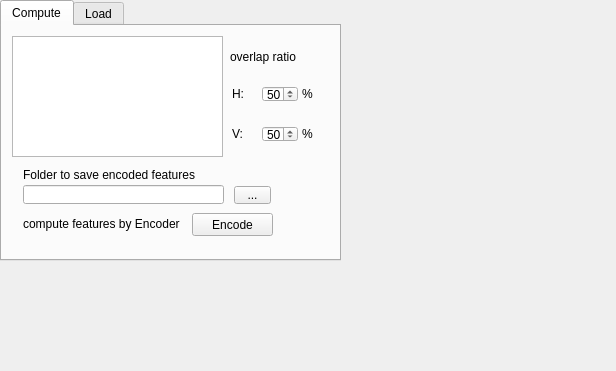
<?xml version="1.0" encoding="UTF-8"?>
<ui version="4.0">
 <class>DockWidget</class>
 <widget class="QDockWidget" name="DockWidget">
  <property name="geometry">
   <rect>
    <x>0</x>
    <y>0</y>
    <width>616</width>
    <height>371</height>
   </rect>
  </property>
  <property name="windowTitle">
   <string>Features of Encoder</string>
  </property>
  <widget class="QWidget" name="dockWidgetContents">
   <widget class="QTabWidget" name="tabWidget">
    <property name="geometry">
     <rect>
      <x>0</x>
      <y>0</y>
      <width>341</width>
      <height>261</height>
     </rect>
    </property>
    <property name="currentIndex">
     <number>0</number>
    </property>
    <widget class="QWidget" name="tab">
     <attribute name="title">
      <string>Compute</string>
     </attribute>
     <widget class="QSpinBox" name="spinBox_2">
      <property name="geometry">
       <rect>
        <x>260</x>
        <y>100</y>
        <width>36</width>
        <height>16</height>
       </rect>
      </property>
      <property name="value">
       <number>50</number>
      </property>
     </widget>
     <widget class="QLabel" name="label_5">
      <property name="geometry">
       <rect>
        <x>230</x>
        <y>100</y>
        <width>16</width>
        <height>16</height>
       </rect>
      </property>
      <property name="text">
       <string>V:</string>
      </property>
     </widget>
     <widget class="QLabel" name="label_6">
      <property name="geometry">
       <rect>
        <x>21</x>
        <y>190</y>
        <width>162</width>
        <height>16</height>
       </rect>
      </property>
      <property name="text">
       <string>compute features by Encoder</string>
      </property>
     </widget>
     <widget class="QLabel" name="label_4">
      <property name="geometry">
       <rect>
        <x>230</x>
        <y>60</y>
        <width>16</width>
        <height>16</height>
       </rect>
      </property>
      <property name="text">
       <string>H:</string>
      </property>
     </widget>
     <widget class="QLabel" name="label">
      <property name="geometry">
       <rect>
        <x>21</x>
        <y>141</y>
        <width>191</width>
        <height>16</height>
       </rect>
      </property>
      <property name="text">
       <string>Folder to save encoded features</string>
      </property>
     </widget>
     <widget class="QToolButton" name="toolButton">
      <property name="geometry">
       <rect>
        <x>232</x>
        <y>160</y>
        <width>37</width>
        <height>18</height>
       </rect>
      </property>
      <property name="text">
       <string>...</string>
      </property>
     </widget>
     <widget class="QPushButton" name="pushButton_3">
      <property name="geometry">
       <rect>
        <x>190</x>
        <y>187</y>
        <width>81</width>
        <height>23</height>
       </rect>
      </property>
      <property name="text">
       <string>Encode</string>
      </property>
     </widget>
     <widget class="QScrollArea" name="scrollArea">
      <property name="geometry">
       <rect>
        <x>10</x>
        <y>10</y>
        <width>211</width>
        <height>121</height>
       </rect>
      </property>
      <property name="widgetResizable">
       <bool>true</bool>
      </property>
      <widget class="QWidget" name="scrollAreaWidgetContents">
       <property name="geometry">
        <rect>
         <x>0</x>
         <y>0</y>
         <width>209</width>
         <height>119</height>
        </rect>
       </property>
       <widget class="QScrollBar" name="verticalScrollBar">
        <property name="geometry">
         <rect>
          <x>200</x>
          <y>0</y>
          <width>16</width>
          <height>160</height>
         </rect>
        </property>
        <property name="orientation">
         <enum>Qt::Vertical</enum>
        </property>
       </widget>
       <widget class="QScrollBar" name="horizontalScrollBar">
        <property name="geometry">
         <rect>
          <x>0</x>
          <y>110</y>
          <width>201</width>
          <height>20</height>
         </rect>
        </property>
        <property name="orientation">
         <enum>Qt::Horizontal</enum>
        </property>
       </widget>
       <widget class="QListWidget" name="listWidget">
        <property name="geometry">
         <rect>
          <x>-20</x>
          <y>-10</y>
          <width>256</width>
          <height>192</height>
         </rect>
        </property>
       </widget>
      </widget>
     </widget>
     <widget class="QLineEdit" name="lineEdit">
      <property name="geometry">
       <rect>
        <x>21</x>
        <y>159</y>
        <width>201</width>
        <height>19</height>
       </rect>
      </property>
     </widget>
     <widget class="QLabel" name="label_3">
      <property name="geometry">
       <rect>
        <x>228</x>
        <y>10</y>
        <width>91</width>
        <height>41</height>
       </rect>
      </property>
      <property name="text">
       <string>overlap ratio</string>
      </property>
     </widget>
     <widget class="QSpinBox" name="spinBox">
      <property name="geometry">
       <rect>
        <x>260</x>
        <y>60</y>
        <width>36</width>
        <height>16</height>
       </rect>
      </property>
      <property name="value">
       <number>50</number>
      </property>
     </widget>
     <widget class="QLabel" name="label_8">
      <property name="geometry">
       <rect>
        <x>300</x>
        <y>60</y>
        <width>16</width>
        <height>16</height>
       </rect>
      </property>
      <property name="text">
       <string>%</string>
      </property>
     </widget>
     <widget class="QLabel" name="label_9">
      <property name="geometry">
       <rect>
        <x>300</x>
        <y>100</y>
        <width>16</width>
        <height>16</height>
       </rect>
      </property>
      <property name="text">
       <string>%</string>
      </property>
     </widget>
    </widget>
    <widget class="QWidget" name="tab_2">
     <attribute name="title">
      <string>Load</string>
     </attribute>
     <widget class="QLabel" name="label_2">
      <property name="geometry">
       <rect>
        <x>10</x>
        <y>10</y>
        <width>201</width>
        <height>16</height>
       </rect>
      </property>
      <property name="text">
       <string>folder of saved encoded features</string>
      </property>
     </widget>
     <widget class="QToolButton" name="toolButton_2">
      <property name="geometry">
       <rect>
        <x>220</x>
        <y>30</y>
        <width>37</width>
        <height>18</height>
       </rect>
      </property>
      <property name="text">
       <string>...</string>
      </property>
     </widget>
     <widget class="QLineEdit" name="lineEdit_2">
      <property name="geometry">
       <rect>
        <x>10</x>
        <y>30</y>
        <width>201</width>
        <height>20</height>
       </rect>
      </property>
     </widget>
     <widget class="QLabel" name="label_7">
      <property name="geometry">
       <rect>
        <x>10</x>
        <y>70</y>
        <width>141</width>
        <height>20</height>
       </rect>
      </property>
      <property name="text">
       <string>Load encoded features</string>
      </property>
     </widget>
     <widget class="QPushButton" name="pushButton_4">
      <property name="geometry">
       <rect>
        <x>150</x>
        <y>70</y>
        <width>101</width>
        <height>23</height>
       </rect>
      </property>
      <property name="text">
       <string>Load</string>
      </property>
     </widget>
    </widget>
   </widget>
  </widget>
 </widget>
 <resources/>
 <connections/>
</ui>
